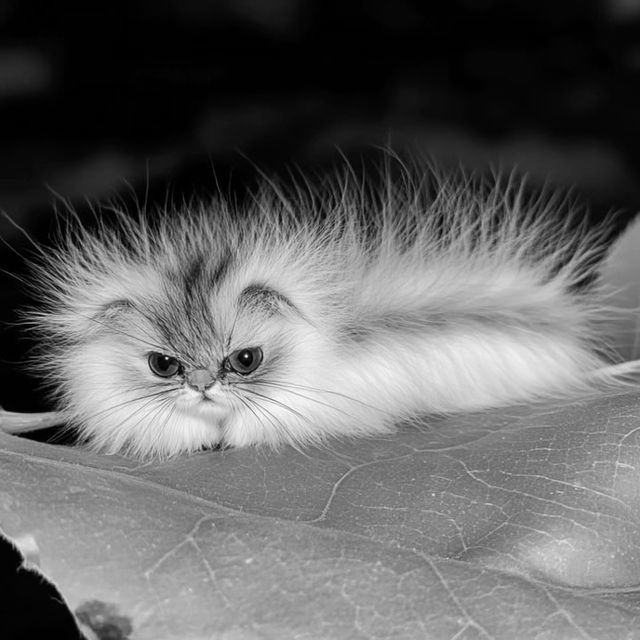
#> input picture 4-cnn/gauus/image.png, 640 x 640 px
$ jupyter execute --allow-errors cnn.ipynb
#> lines starting #> are read from the running program, lines starting #| are printed output that depends on the picture
[cell 1]
import numpy as np

img = np.array([[0, -8, -3, -2],
                [1, 9, -8, 0],
                [9, -4, 5, -9],
                [6, -4, 6, 3]])

kernel = np.array([[4, -5, 4],
                   [-6, -8, -2],
                   [1, 5, 5]])

kernel_mirror = np.flipud(np.fliplr(kernel))

conv = np.array([
    [(img[:-1, :-1] * kernel_mirror).sum(), (img[:-1, 1:] * kernel_mirror).sum()],
    [(img[1:, :-1] * kernel_mirror).sum(), (img[1:, 1:] * kernel_mirror).sum()]
])
conv

[cell 2]
from skimage.io import imread, imshow, imsave
from scipy.signal import convolve2d
import numpy as np

img = imread('image.png', 1)
#> img is the input picture: shape (640, 640); min 0, max 252, mean 99.8
kernel_size = 5
kernel = np.ones((kernel_size, kernel_size))

img_filtered = (convolve2d(img, kernel, mode='valid') / kernel_size ** 2).astype('uint8')
imshow(img_filtered)
imsave('my-box.png', img_filtered)

[cell 3]
from skimage.io import imread, imshow
from skimage.transform import integral_image, integrate
from skimage import img_as_ubyte
import numpy as np

img = imread('image.png', 1)
img_integral = integral_image(img)
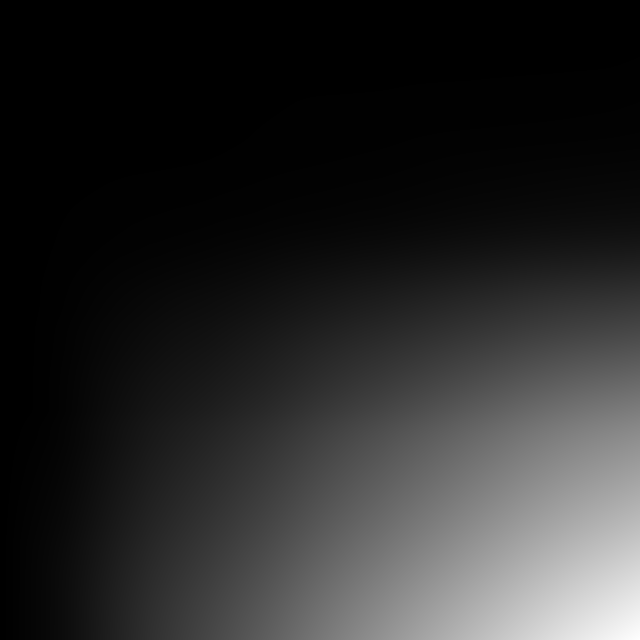
#> img_integral: shape (640, 640) uint64; min 10, max 40870119, mean 6687910.1; drawn with min black and max white
img_integral_normalized = (img_integral - img_integral.min()) / (img_integral.max() - img_integral.min())
img_integral_normalized_byte = img_as_ubyte(img_integral_normalized)
imshow(img_integral_normalized_byte)

[cell 4]
import math

#> (the rest of this cell did not finish here and is left out)

[cell 5]
import math, numpy as np

sigma = float(input())
#> the answer given: 3
half = round(3 * sigma)
k = round(half * 2 + 1)

kernel = []
for i in reversed(range(-half, half + 1)):
    for j in range(-half, half + 1):
        kernel.append((j, i))
kernel = (np.array(kernel).reshape(k, k, 2)).tolist()

for i in range(k):
    for j in range(k):
        kernel[i][j] = 1 / (2 * math.pi * sigma ** 2) * \
                       math.exp(-(kernel[i][j][0] ** 2 + kernel[i][j][1] ** 2) / (2 * sigma ** 2))
sum = np.array(kernel).sum()
for i in range(k):
    for j in range(k):
        kernel[i][j] = kernel[i][j] / sum
kernel

[cell 6]
from skimage.io import imread, imshow, imsave
from scipy.signal import convolve2d
import math, numpy as np

img = imread('image.png', 1)
sigma = 0.66
half = round(3 * sigma)
k = half * 2 + 1

kernel = []
for i in reversed(range(-half, half + 1)):
    for j in range(-half, half + 1):
        kernel.append((j, i))
kernel = (np.array(kernel).reshape(k, k, 2)).tolist()
for i in range(k):
    for j in range(k):
        kernel[i][j] = 1 / (2 * math.pi * sigma ** 2) * \
                       math.exp(-(kernel[i][j][0] ** 2 + kernel[i][j][1] ** 2) / (2 * sigma ** 2))
sum = np.array(kernel).sum()
for i in range(k):
    for j in range(k):
        kernel[i][j] = kernel[i][j] / sum

img_filtered = (convolve2d(img, kernel, mode='valid')).astype('uint8')
imshow(img_filtered)
imsave('gauss-my.png', img_filtered)

[cell 7]
from skimage.io import imread, imshow, imsave
import numpy as np

img = imread('image.png', 1)

kernel = np.array([
    [-1, -2, -1],
    [-2, 22, -2],
    [-1, -2, -1]
]) / 10

n_rows, n_columns = img.shape
#> n_rows = 640; n_columns = 640
out_img = np.zeros((n_rows, n_columns))

for i in range(1, n_rows - 1):
    for j in range(1, n_columns - 1):
        out_img[i, j] = np.clip((img[i-1:i+2, j-1:j+2] * kernel).sum(), 0, 255)

out_img = out_img[1:n_rows - 1, 1:n_columns - 1].astype('uint8')
#> out_img: shape (638, 638)
imsave('sharp-my.png', out_img)
imshow(out_img)
